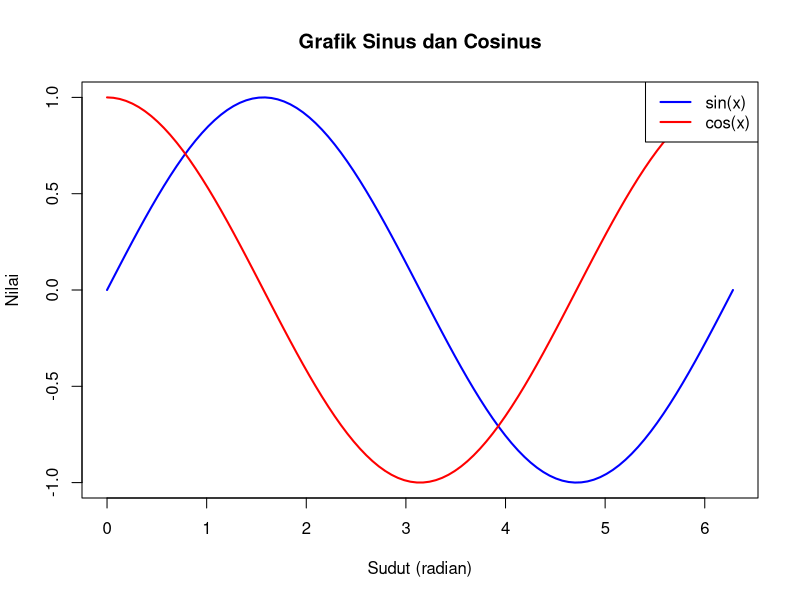

Reproduce this figure in R.
#1. Menggunakan R sebagai kalkulator
15 + 25 * 2

#2. Membuat variabel (Assignment)
nilai_hadir <- 90
nilai_uts <- 80

#3.Operasiantarvariabel
nilai_akhir <- (nilai_hadir + nilai_uts)/ 2

#4.MenampilkanhasilkeConsole
nilai_akhir

#=====================================
# Membuat vektor sudut dari 0 hingga 2*pi
x <- seq(0, 2*pi, length.out=100)

# Menghitung nilai sinus dan cosinus
y_sin <- sin(x)
y_cos <- cos(x)

# Membuat grafik
plot(x, y_sin, type="l", col="blue", lwd=2,
     ylim=c(-1,1), xlab="Sudut (radian)", ylab="Nilai",
     main="Grafik Sinus dan Cosinus")

# Menambahkan kurva cosinus
lines(x, y_cos, col="red", lwd=2)

# Menambahkan legenda
legend("topright", legend=c("sin(x)","cos(x)"),
       col=c("blue","red"), lwd=2)

#=====================================
# Membuat vektor suhu dalam Celcius
celcius <- c(0, 10, 20, 30, 40)

# Menghitung konversi ke Fahrenheit
fahrenheit <- 9/5 * celcius + 32

# Membuat dataframe
conversion <- data.frame(Celcius=celcius, Fahrenheit=fahrenheit)

# Menampilkan tabel
print(conversion)
